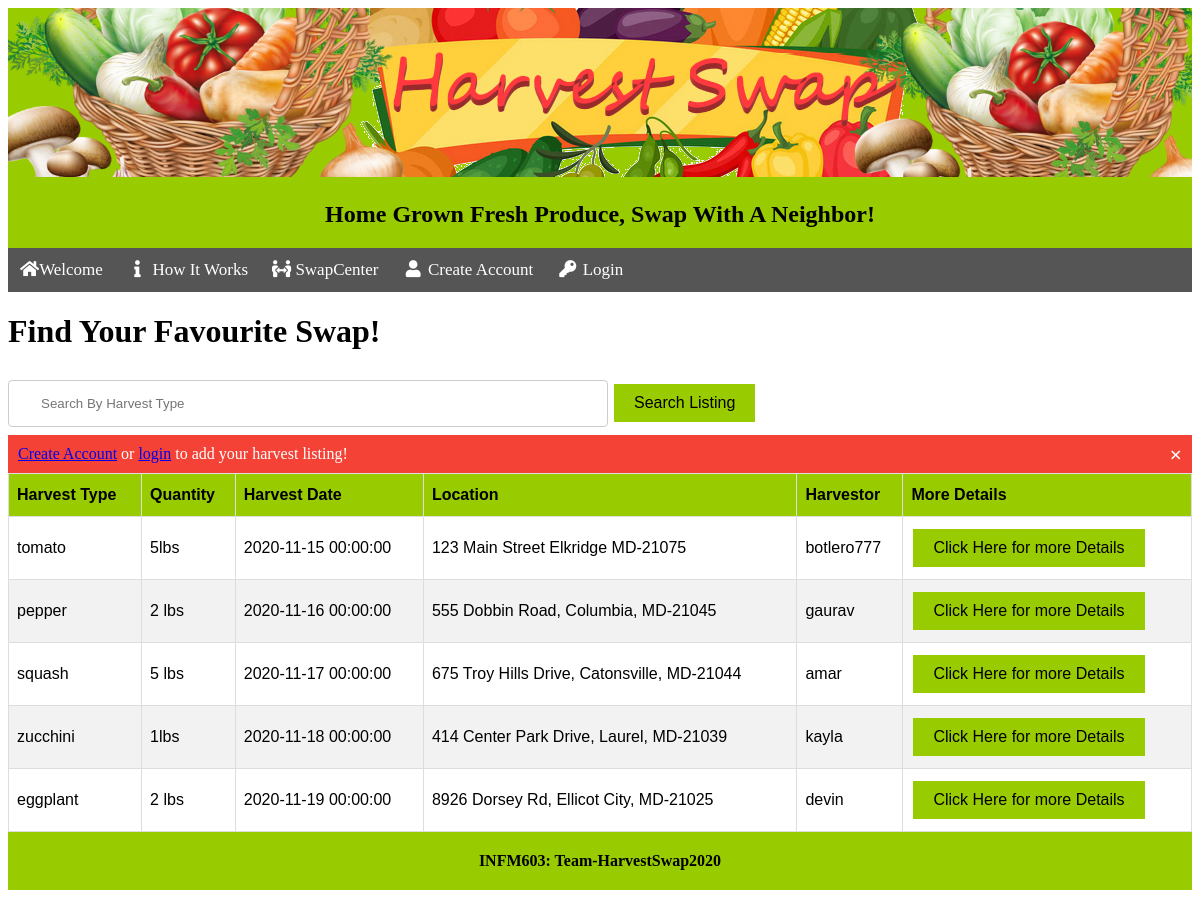
Before: /HarvestSwap_12DEC/HarvestSwapResults.php with the older database file.
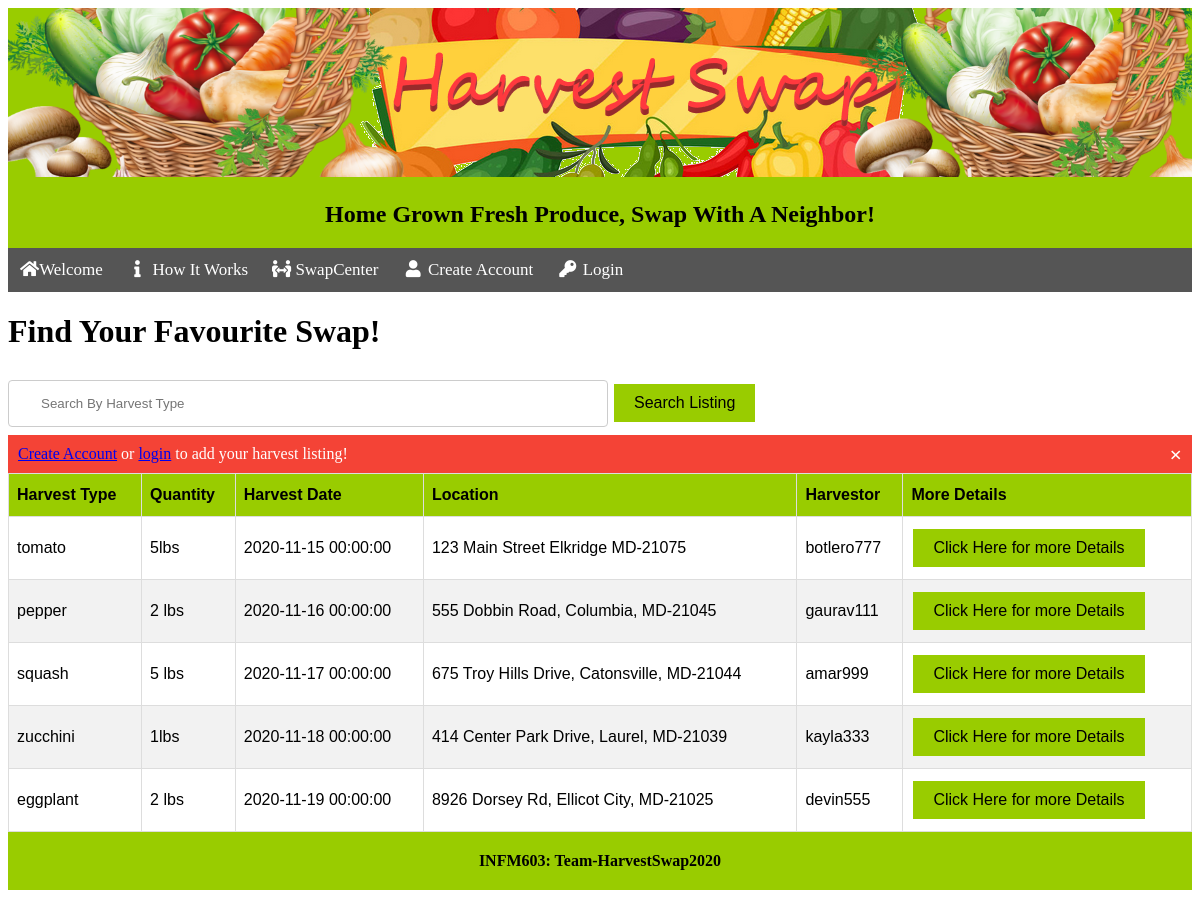
After: the same page with the newer database file.
### tables this page shows
CREATE TABLE harvest (
harvest_id INTEGER PRIMARY KEY AUTO_INCREMENT,
gardener_id INTEGER NOT NULL,
harvest_name TEXT NOT NULL,
harvest_image TEXT NOT NULL,
harvest_date DATETIME NOT NULL,
harvest_qty TEXT NOT NULL,
harvest_description TEXT NOT NULL,
FOREIGN KEY(gardener_id) REFERENCES gardener(gardener_id)


);

CREATE TABLE gardener (
gardener_id INTEGER PRIMARY KEY AUTO_INCREMENT,
gardener_user_name TEXT NOT NULL,
first_name TEXT NOT NULL,
last_name TEXT NOT NULL,
gardener_address TEXT NOT NULL,
email TEXT NOT NULL,
gardener_image TEXT NOT NULL,
gardener_bio TEXT,
gardener_password TEXT NOT NULL
);

### HarvestSwap_12DEC/HarvestSwapResults.php (the view, shortened to what this page needs)
<?php
 include('includes/Header.php');
    $servername = "localhost";
    $dbname = "HarvestSwap";
    $username = "root";
    $password = "root";
    $conn = new mysqli($servername, $username, $password, $dbname);
?>
<h1 class= "placeholder">Find Your Favourite Swap!
    </h1>
    <form name="vegetable_lookup" method="GET" action="HarvestSwapResults.php">
      <input type="text" name="harvest_name" placeholder="Search By Harvest Type">
    <button class="button" type="submit">Search Listing</button>
    <?php   if( isset($_SESSION['gardener_user_name']) && !empty($_SESSION['gardener_user_name']))
{
?><input type="button" value="Add Your Listing" onClick="document.location.href='addlisting.php'" />
<?php }else {
echo("<div class=\"alert\">
<span class=\"closebtn\" onclick=\"this.parentElement.style.display='none';\">&times;</span>
<a href=\"createAccount.php\">Create Account</a> or <a href=\"login.php\">login</a>  to add your harvest listing!
</div>");
}?>
    </form>
<table id=listing>
  <tr>
    <th>Harvest Type</th>
    <th>Quantity</th>
    <th>Harvest Date</th>
    <th>Location</th>
    <th>Harvestor</th>
    <th>More Details</th>
    </tr>
  <?php
     $harvestname = $_GET["harvest_name"];
     if (is_null($harvestname))
      {
$harvestname = "";
}
         $sql = "SELECT * FROM harvest join gardener on  gardener.gardener_id = harvest.gardener_id WHERE harvest_name LIKE CONCAT('%', ? , '%')";
   $stmt = $conn->prepare($sql);
    $stmt->bind_param("s", $harvestname);
    $stmt->execute();
    $result = $stmt->get_result();
    $rowcount=mysqli_num_rows($result);
    if ($rowcount==0){
      echo( "<tr>"."<td> No Records Found"."</td>"."</tr>");
    }
    else{
    while ($row = $result->fetch_assoc())
    {
      echo(
          " <form action=\"viewlisting.php\" method=\"get\">".
    "<tr>".
    "<td>".$row["harvest_name"]."</td>".
    "<td>".$row["harvest_qty"]."</td>".
    "<td>".$row["harvest_date"]."</td>".
    "<td>".$row["gardener_address"]."</td>".
    "<td>".$row["gardener_user_name"]."</td>".
    "<input type=\"hidden\" name=\"gardener_user_name\" value=\"".$row["gardener_user_name"]."\" >".
    "<input type=\"hidden\" name=\"harvest_id\" value=\"".$row["harvest_id"]."\" >".
    "<td><input type=\"submit\" value=\"Click Here for more Details\"></td>"
       ."</form>"
      );
     }
    }
          ?>
</table>
<?php
        include('includes/Footer.php');
?>

Changed rows visible on the page:
changed through a linked row, harvest "pepper": gardener.gardener_user_name "gaurav" → "gaurav111"
changed through a linked row, harvest "squash": gardener.gardener_user_name "amar" → "amar999"
changed through a linked row, harvest "zucchini": gardener.gardener_user_name "kayla" → "kayla333"
changed through a linked row, harvest "eggplant": gardener.gardener_user_name "devin" → "devin555"
